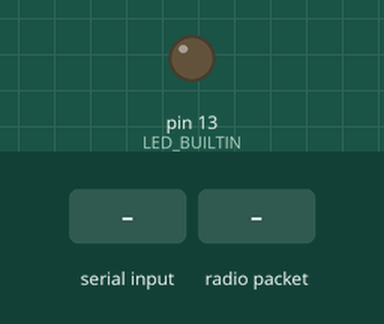
This sketch was run on a simulated Arduino Uno, built with avr-gcc and run on an emulated ATmega328P. Parts: output pins drawn as LEDs (lit = HIGH). The test bench sets the inputs (shaded band). No radio packets arrive unless stated; pins used as bus, display or sensor lines are not drawn; what the sketch prints to the serial monitor is not drawn.

Above: at 1.2 s.
1.3 s: "1" received over Serial
At 2.31 s:
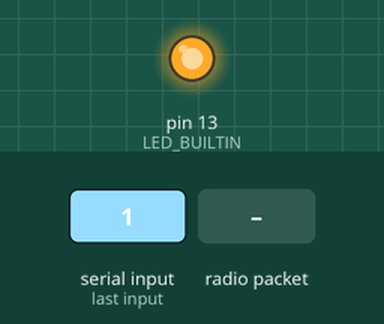
3.8 s: radio packet "1" arrives
Timing chart, 0 to 6.8 s (numbered marks = the images above; inputs shaded):
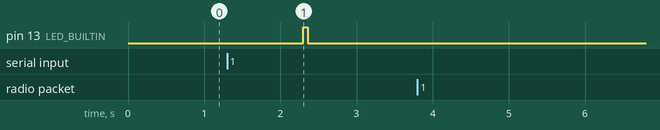

Measured:
- after the input at 1.3 s, pin 13 (LED_BUILTIN): LOW → HIGH after 1.0 s, → LOW 0.06 s later

The sketch:

sketch_jan21a.ino
```cpp
#include <SPI.h>
#include <RH_RF95.h>
#ifdef ADAFRUIT_FEATHER_M0
#define RFM95_CS 8
#define RFM95_INT 3
#define RFM95_RST 4
#else
#define RFM95_CS 10
#define RFM95_RST 2
#define RFM95_INT 3
#endif
RH_RF95 rf95(RFM95_CS, RFM95_INT);

void setup() {
  // put your setup code here, to run once:
  pinMode(LED_BUILTIN, OUTPUT);
  #ifndef ADAFRUIT_FEATHER_M0
  pinMode(RFM95_RST, OUTPUT);
  digitalWrite(RFM95_RST, HIGH);
  #endif
  Serial.begin(9600);
  // wait for serial port to connect
  while (!Serial);
  if (!rf95.init()) {
    Serial.println("wireless init failed");
  }
}

void loop() {
  // put your main code here, to run repeatedly:
  digitalWrite(LED_BUILTIN, LOW);
  uint8_t buf[RH_RF95_MAX_MESSAGE_LEN];
  uint8_t len = sizeof(buf);

  // receive first
  if (rf95.available()) {
    if (rf95.recv(buf, &len)) {
      digitalWrite(LED_BUILTIN, HIGH);
      Serial.println((char*)buf);
      digitalWrite(LED_BUILTIN, LOW);
    }
  }

  // transmit
  if (Serial.available() > 0) {
    String txStr = Serial.readString();
    txStr.trim();
    char tx[txStr.length() + 1];
    txStr.toCharArray(tx, txStr.length() + 1);
    digitalWrite(LED_BUILTIN, HIGH);
    rf95.send((uint8_t*)tx, sizeof(tx));
    rf95.waitPacketSent();
  }
}
```
